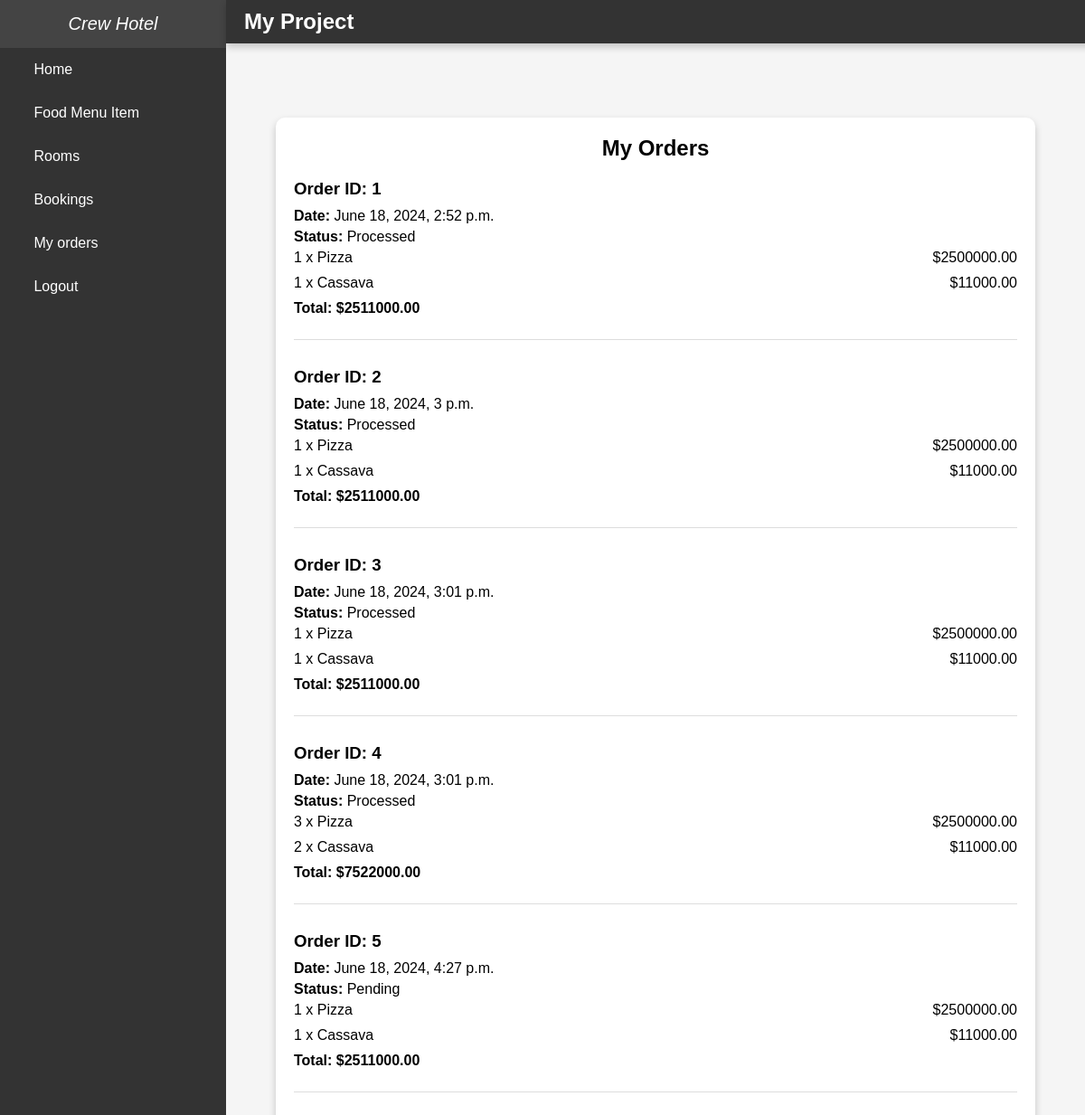
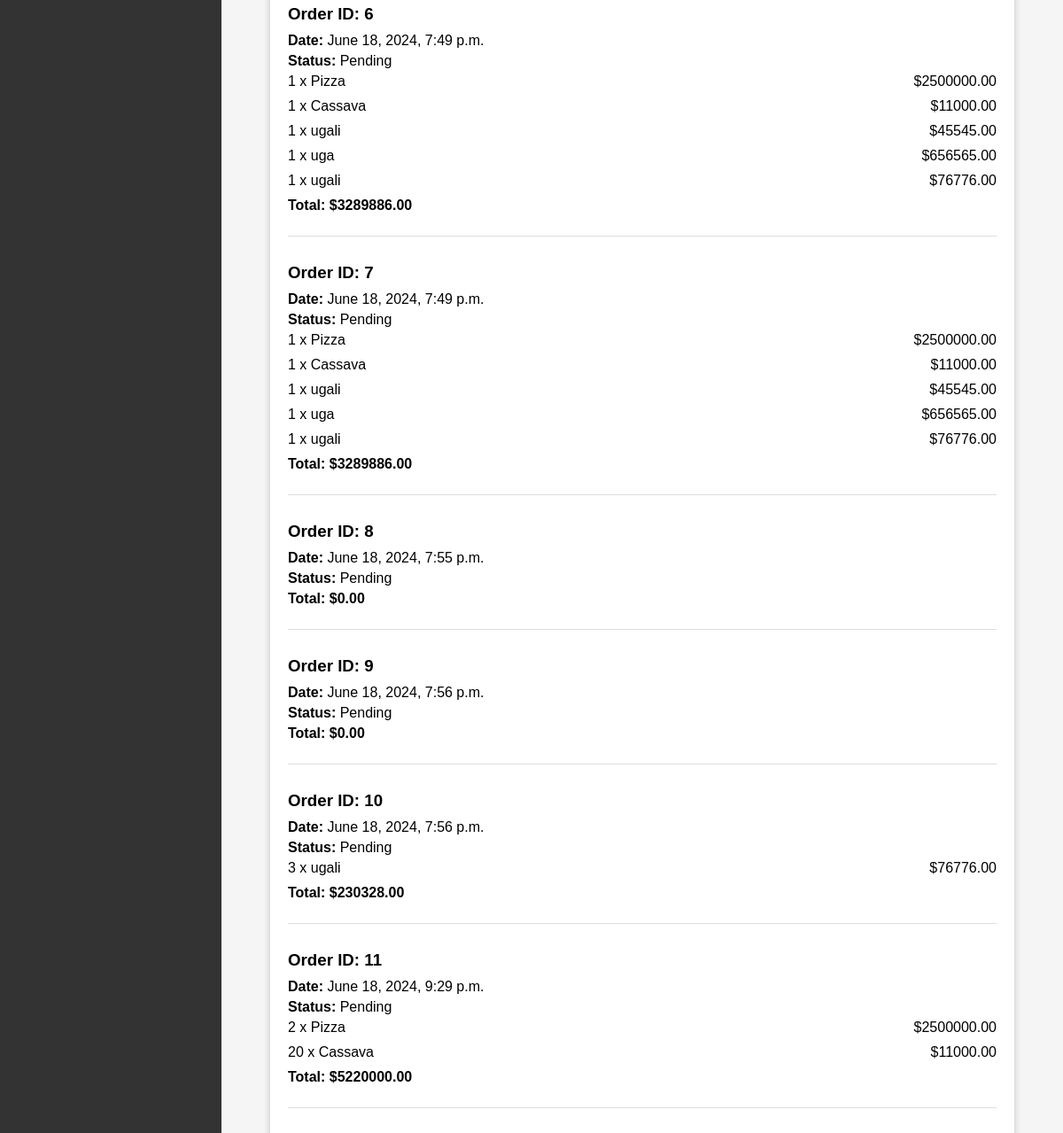
The page /view_orders/ (signed in) on the database its author committed (2 pictures, top to bottom).
### hotel/models.py (models this page shows, shortened)
class Order(models.Model):
    guest = models.ForeignKey(CustomUser, related_name='orders', on_delete=models.CASCADE)
    order_date = models.DateTimeField(auto_now_add=True)
    total_price = models.DecimalField(max_digits=10, decimal_places=2)
    is_processed = models.BooleanField(default=False)

class OrderItem(models.Model):
    order = models.ForeignKey(Order, related_name='order_items', on_delete=models.CASCADE)
    food_item = models.ForeignKey(FoodItem, related_name='order_items', on_delete=models.CASCADE)
    quantity = models.PositiveIntegerField()

class FoodItem(models.Model):
    name = models.CharField(max_length=255)
    description = models.TextField(blank=True, null=True)
    price = models.DecimalField(max_digits=10, decimal_places=2)
    is_available = models.BooleanField(default=True)
    image = models.ImageField(upload_to='food_images/', blank=True, null=True)

### hotel/views.py (the view)
# urls.py: path('view_orders/', views.view_orders, name='view_orders'),
@login_required
def view_orders(request):
    orders = Order.objects.filter(guest=request.user)
    return render(request, 'view_orders.html', {'orders': orders})

### templates/view_orders.html (shortened to what this page needs)
{% extends 'side_bar.html'%}
{% block main_b %}
{% load static %}
<!DOCTYPE html>
<html>
<head>
</head>
<body>
    <div class="container">
        <h2>My Orders</h2>
        {% for order in orders %}
        <div class="order">
            <h3>Order ID: {{ order.id }}</h3>
            <p><strong>Date:</strong> {{ order.order_date }}</p>
            <p><strong>Status:</strong> {{ order.is_processed|yesno:"Processed,Pending" }}</p>
            <div>
                {% for item in order.order_items.all %}
                <div class="order-item">
                    <p>{{ item.quantity }} x {{ item.food_item.name }}</p>
                    <p>${{ item.food_item.price }}</p>
                </div>
                {% endfor %}
            </div>
            <p class="total">Total: ${{ order.total_price }}</p>
        </div>
        {% endfor %}
    </div>
</body>
</html>
{% endblock %}

### static/css/home.css (style rules this page uses)
* { margin: 0; padding: 0; font-family: 'Poppins', sans-serif; }

### templates/side_bar.html (style rules this page uses)
body { font-family: Arial, sans-serif; margin: 0; padding: 0; display: flex; min-height: 100vh; overflow-x: hidden; }

### templates/view_orders.html (style rules this page uses)
body { font-family: Arial, sans-serif; margin: 0; padding: 0; background-color: #f5f5f5; }
.container { max-width: 800px; margin: 50px auto; background-color: #fff; padding: 20px; border-radius: 10px; box-shadow: 0 4px 8px rgba(0, 0, 0, 0.2); }
.container h2 { text-align: center; margin-bottom: 20px; }
.order { margin-bottom: 30px; border-bottom: 1px solid #ddd; padding-bottom: 20px; }
.order h3 { margin: 0 0 10px; }
.order p { margin: 5px 0; }
.order-item { display: flex; justify-content: space-between; margin-bottom: 10px; }
.order-item p { margin: 0; }
.total { font-weight: bold; }

### rows shown on the page
Order: id "1", order_date "June 18, 2024, 2:52 p.m.", is_processed "Processed", total_price "2511000.00"
OrderItem: quantity "1", food_item.name "Pizza", food_item.price "2500000.00"
OrderItem: quantity "1", food_item.name "Cassava", food_item.price "11000.00"
Order: id "2", order_date "June 18, 2024, 3 p.m.", is_processed "Processed", total_price "2511000.00"
OrderItem: quantity "1", food_item.name "Pizza", food_item.price "2500000.00"
OrderItem: quantity "1", food_item.name "Cassava", food_item.price "11000.00"
Order: id "3", order_date "June 18, 2024, 3:01 p.m.", is_processed "Processed", total_price "2511000.00"
OrderItem: quantity "1", food_item.name "Pizza", food_item.price "2500000.00"
OrderItem: quantity "1", food_item.name "Cassava", food_item.price "11000.00"
Order: id "4", order_date "June 18, 2024, 3:01 p.m.", is_processed "Processed", total_price "7522000.00"
OrderItem: quantity "3", food_item.name "Pizza", food_item.price "2500000.00"
OrderItem: quantity "2", food_item.name "Cassava", food_item.price "11000.00"
Order: id "5", order_date "June 18, 2024, 4:27 p.m.", is_processed "Pending", total_price "2511000.00"
OrderItem: quantity "1", food_item.name "Pizza", food_item.price "2500000.00"
OrderItem: quantity "1", food_item.name "Cassava", food_item.price "11000.00"
Order: id "6", order_date "June 18, 2024, 7:49 p.m.", is_processed "Pending", total_price "3289886.00"
OrderItem: quantity "1", food_item.name "Pizza", food_item.price "2500000.00"
OrderItem: quantity "1", food_item.name "Cassava", food_item.price "11000.00"
OrderItem: quantity "1", food_item.name "ugali", food_item.price "45545.00"
OrderItem: quantity "1", food_item.name "uga", food_item.price "656565.00"
OrderItem: quantity "1", food_item.name "ugali", food_item.price "76776.00"
Order: id "7", order_date "June 18, 2024, 7:49 p.m.", is_processed "Pending", total_price "3289886.00"
OrderItem: quantity "1", food_item.name "Pizza", food_item.price "2500000.00"
OrderItem: quantity "1", food_item.name "Cassava", food_item.price "11000.00"
OrderItem: quantity "1", food_item.name "ugali", food_item.price "45545.00"
OrderItem: quantity "1", food_item.name "uga", food_item.price "656565.00"
OrderItem: quantity "1", food_item.name "ugali", food_item.price "76776.00"
Order: id "8", order_date "June 18, 2024, 7:55 p.m.", is_processed "Pending", total_price "0.00"
Order: id "9", order_date "June 18, 2024, 7:56 p.m.", is_processed "Pending", total_price "0.00"
Order: id "10", order_date "June 18, 2024, 7:56 p.m.", is_processed "Pending", total_price "230328.00"
OrderItem: quantity "3", food_item.name "ugali", food_item.price "76776.00"
Order: id "11", order_date "June 18, 2024, 9:29 p.m.", is_processed "Pending", total_price "5220000.00"
OrderItem: quantity "2", food_item.name "Pizza", food_item.price "2500000.00"
OrderItem: quantity "20", food_item.name "Cassava", food_item.price "11000.00"
